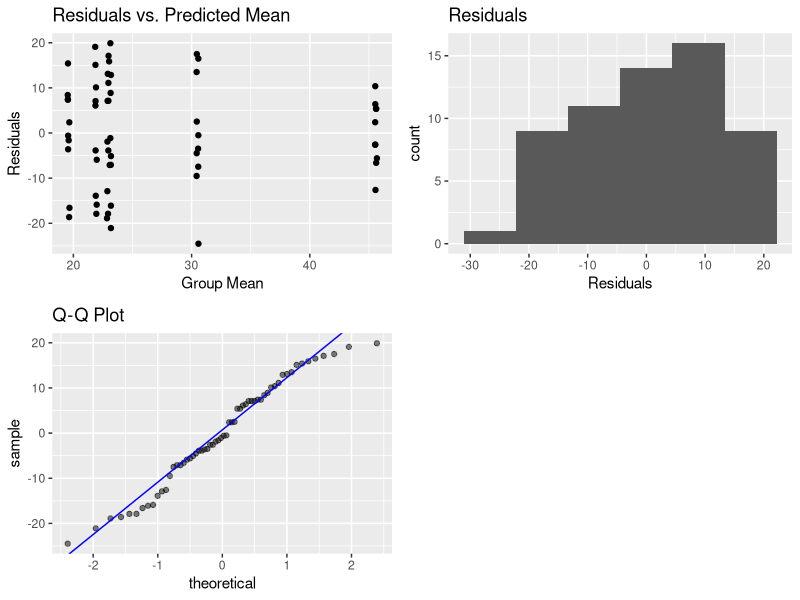
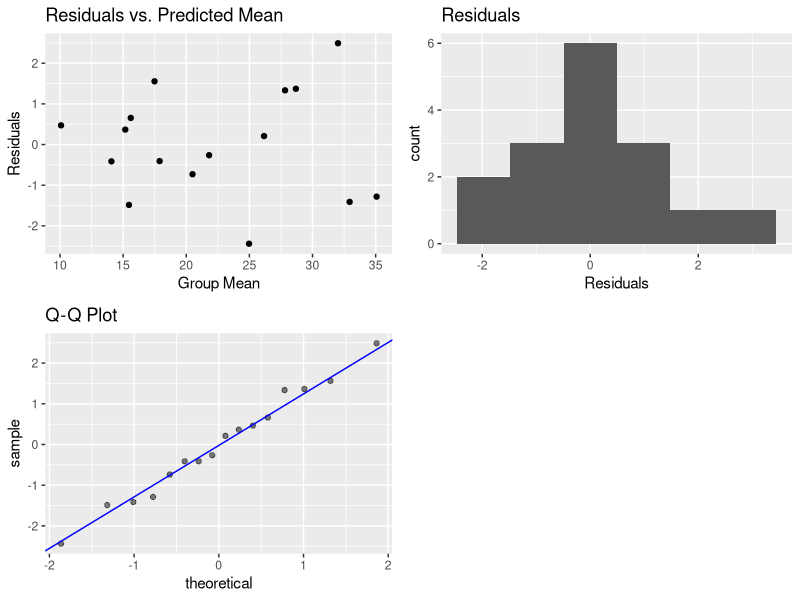
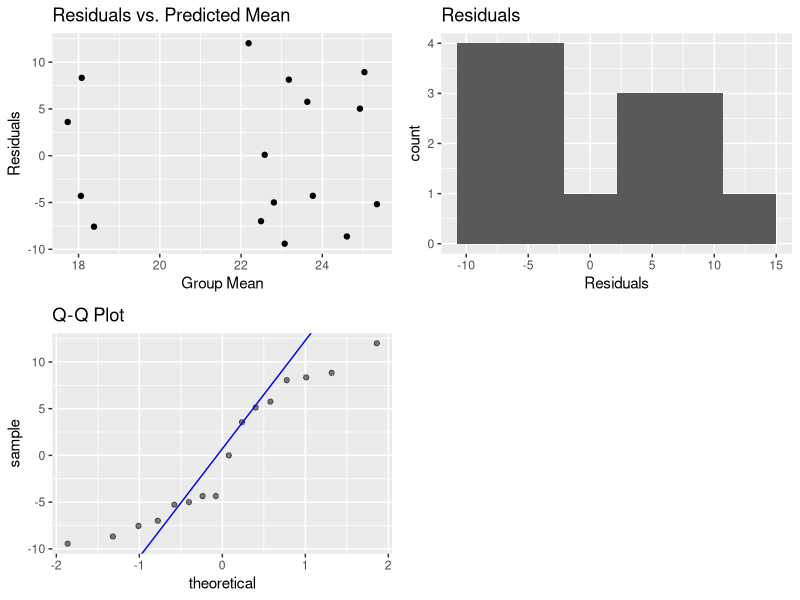

Here is the R script that generated these plots, in order:
## ---- chunk 1
library(tidyverse)
library(grid)
library(gridExtra)
library(kableExtra)
library(multcomp)
a1_p1 <- data.frame(matrix(c(rep("a1", 10), rep("p1", 10), 19, 36, 40, 30, 4, 10, 30, 5, 34, 21), ncol = 3, nrow = 10))
a2_p1 <- data.frame(matrix(c(rep("a2", 10), rep("p1", 10), 19, 35, 22, 28, 1, 27, 27, 16, 3, 18), ncol = 3, nrow = 10))
a3_p1 <- data.frame(matrix(c(rep("a3", 10), rep("p1", 10), 37, 6, 28, 4, 32, 16, 8, 41, 29, 18), ncol = 3, nrow = 10))
a1_p2 <- data.frame(matrix(c(rep("a1", 10), rep("p2", 10), 39, 18, 32, 22, 16, 2, 36, 43, 7, 16), ncol = 3, nrow = 10))
a2_p2 <- data.frame(matrix(c(rep("a2", 10), rep("p2", 10), 30, 47, 6, 27, 44, 26, 33, 48, 23, 21), ncol = 3, nrow = 10))
a3_p2 <- data.frame(matrix(c(rep("a3", 10), rep("p2", 10), 51, 52, 43, 48, 39, 33, 56, 43, 40, 51), ncol = , nrow = 10))
frame <- rbind(a1_p1, a2_p1, a3_p1, a1_p2, a2_p2, a3_p2)
colnames(frame) <- c("ageGroup", "products", "att_spans")
frame$att_spans <- as.numeric(frame$att_spans)
anova_mod <- aov(att_spans ~ ageGroup * products, data = frame)
y <- quantile(anova_mod$residuals[!is.na(anova_mod$residuals)], c(0.25, 0.75))
x <- qnorm(c(0.25, 0.75))
slope = diff(y)/diff(x)
int <- y[1L] - slope*x[1L]


norm_res <- ggplot(data = anova_mod, aes(x = anova_mod$residuals)) + geom_histogram(bins = 6) + xlab("Residuals") + ggtitle("Residuals")


resid_jitter <- ggplot(data = anova_mod, aes(x = anova_mod$fitted.values, y = anova_mod$residuals)) + geom_jitter() +  xlab("Group Mean") + ylab("Residuals") + ggtitle("Residuals vs. Predicted Mean")


qq <- ggplot(data = anova_mod) + stat_qq(aes(sample = anova_mod$residuals), alpha = 0.5) + 
    geom_abline(slope = slope, intercept = int, color = "blue") + ggtitle("Q-Q Plot")


res_sum <- as.table(summary(anova_mod$residuals), nrow= 2, ncol = 6)
grid.arrange(resid_jitter, norm_res, qq, nrow = 2, ncol = 2)
## ---- chunk 2
#INteraction Term
qf(0.95, 2, 54)
#Age Group
qf(0.95, 2, 56)
#Products
qf(0.95, 1, 56)

anova_mod_noI <- aov(data = frame, formula = att_spans ~ ageGroup + products)
## ---- chunk 3
# if there was an interaction, we would do this.  
frame_Tukey <- frame %>%
                mutate(Combination = paste0(ageGroup, "-", products))
new_anova_mod <- aov(data = frame_Tukey, formula = att_spans ~ Combination)

TukeyHSD(new_anova_mod)

#but since there's not, we can just do the Tukey W on the old ANOVA model
TukeyHSD(anova_mod_noI)
## ---- chunk 4
# creating the data frame
car_model <- c(rep("cm1", 1), rep("cm2", 1), rep("cm3",1), rep("cm4", 1))
driver <- c(rep("d1",4), rep("d2", 4), rep("d3", 4), rep("d4", 4))
seed <- c("A", "B", "C", "D", "B", "C", "D", "A", "C", "D", "A", "B", "D", "A", "B", "C")
mileage <- c(15.5, 16.3, 10.5, 14.0, 33.8, 26.4, 31.5, 34.5, 13.7, 19.1, 17.5, 19.7, 29.2, 22.5, 30.1, 21.6)
petrol <- data.frame(car_model, driver, seed, mileage)

petrol <- petrol %>%
            mutate(car_model = as.factor(car_model), 
                   driver = as.factor(driver),
                   seed = as.factor(seed)) %>%
            arrange(car_model)


petrol_anova_mod <- aov(data = petrol, formula = mileage ~ car_model + driver + seed)
y1 <- quantile(petrol_anova_mod$residuals[!is.na(petrol_anova_mod$residuals)], c(0.25, 0.75))
x1 <- qnorm(c(0.25, 0.75))
slope1 = diff(y1)/diff(x1)
int1 <- y1[1L] - slope1*x1[1L]


norm_res1 <- ggplot(data = petrol_anova_mod, aes(x = petrol_anova_mod$residuals)) + geom_histogram(bins = 6) + xlab("Residuals") + ggtitle("Residuals")


resid_jitter1 <- ggplot(data = petrol_anova_mod, aes(x = petrol_anova_mod$fitted.values, y = petrol_anova_mod$residuals)) + geom_jitter() +  xlab("Group Mean") + ylab("Residuals") + ggtitle("Residuals vs. Predicted Mean")


qq1 <- ggplot(data = petrol_anova_mod) + stat_qq(aes(sample = petrol_anova_mod$residuals), alpha = 0.5) + 
    geom_abline(slope = slope1, intercept = int1, color = "blue") + ggtitle("Q-Q Plot")


res_sum1 <- as.table(summary(petrol_anova_mod$residuals), nrow= 2, ncol = 6)
grid.arrange(resid_jitter1, norm_res1, qq1, nrow = 2, ncol = 2)

## ---- chunk 5
TukeyHSD(petrol_anova_mod)
## ---- chunk 6
pretrol_noBlock <- aov(data = petrol, formula = mileage ~ seed)
y2 <- quantile(pretrol_noBlock$residuals[!is.na(pretrol_noBlock$residuals)], c(0.25, 0.75))
x2 <- qnorm(c(0.25, 0.75))
slope2 = diff(y2)/diff(x2)
int2 <- y2[1L] - slope2*x2[1L]


norm_res2 <- ggplot(data = pretrol_noBlock, aes(x = pretrol_noBlock$residuals)) + geom_histogram(bins = 6) + xlab("Residuals") + ggtitle("Residuals")


resid_jitter2 <- ggplot(data = pretrol_noBlock, aes(x = pretrol_noBlock$fitted.values, y = pretrol_noBlock$residuals)) + geom_jitter() +  xlab("Group Mean") + ylab("Residuals") + ggtitle("Residuals vs. Predicted Mean")


qq2 <- ggplot(data = pretrol_noBlock) + stat_qq(aes(sample = pretrol_noBlock$residuals), alpha = 0.5) + 
    geom_abline(slope = slope, intercept = int, color = "blue") + ggtitle("Q-Q Plot")


res_sum <- as.table(summary(pretrol_noBlock$residuals), nrow= 2, ncol = 6)
grid.arrange(resid_jitter2, norm_res2, qq2, nrow = 2, ncol = 2)

summary(pretrol_noBlock)

qf(0.95, 3, 12)
